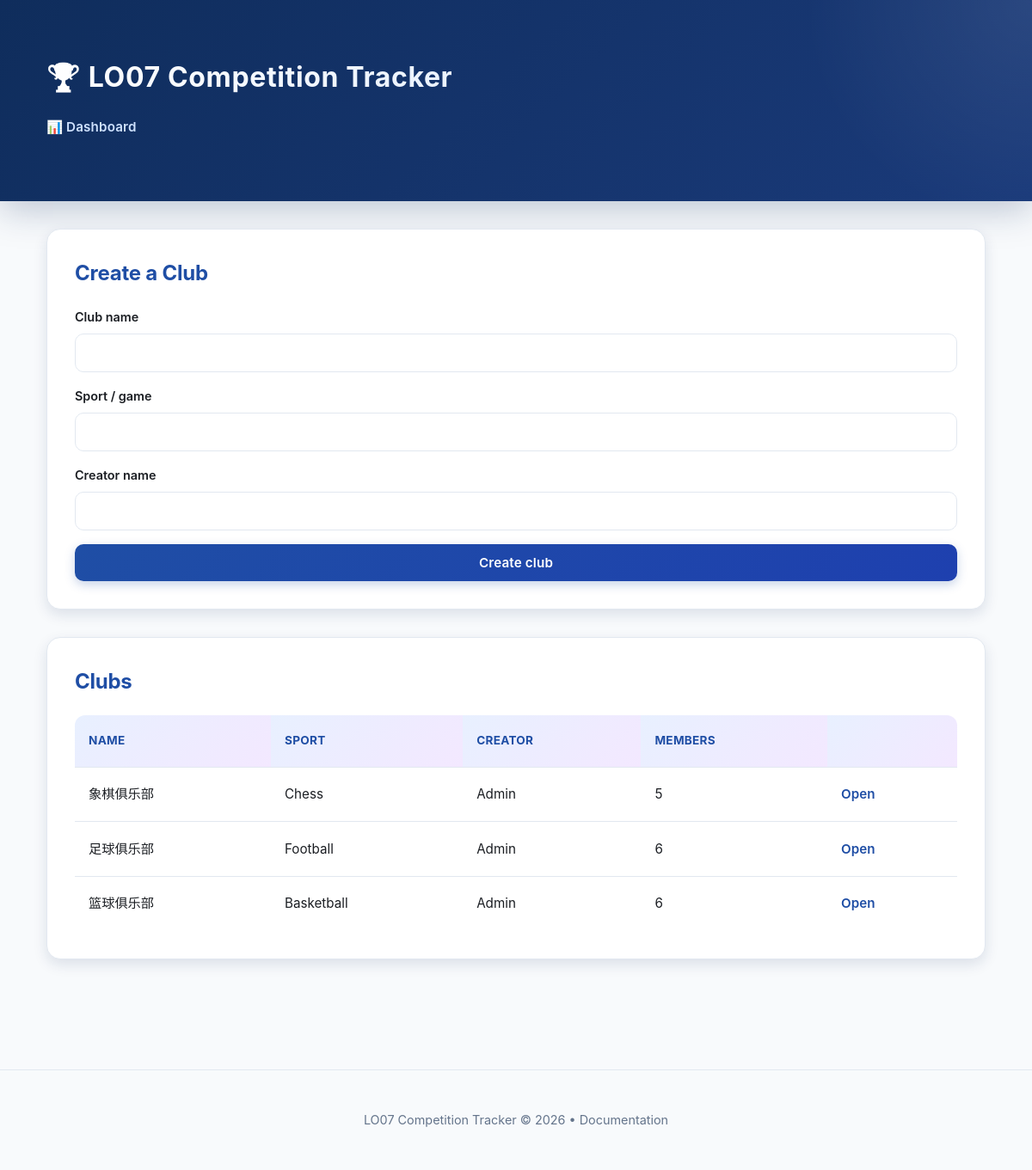
The page / on the database its author committed.
### tables this page shows
CREATE TABLE clubs (
            id INTEGER PRIMARY KEY AUTOINCREMENT,
            name TEXT NOT NULL,
            sport TEXT NOT NULL,
            created_by INTEGER NOT NULL,
            created_at TEXT NOT NULL,
            FOREIGN KEY (created_by) REFERENCES users(id)
        );

### public/index.php (called while the page is built, shortened)
<?php
require __DIR__ . '/../app/bootstrap.php';
$controller = new DashboardController($repo);
$data = $controller->getDashboardData();
$clubs = $data['clubs'];
require __DIR__ . '/../app/views/dashboard.php';
require __DIR__ . '/../app/views/layout.php';

### app/bootstrap.php (called while the page is built, shortened)
<?php
$config = require __DIR__ . '/config/config.php';
require __DIR__ . '/config/db.php';
require __DIR__ . '/models/Repository.php';
require __DIR__ . '/controllers/DashboardController.php';
$db = db_connect($config);
$repo = new Repository($db);

### app/controllers/DashboardController.php (called while the page is built, shortened)
<?php
class DashboardController
{
    private Repository $repo;
    public function __construct(Repository $repo)
    {
        $this->repo = $repo;
    }
    public function getDashboardData(): array
    {
        return [
            'clubs' => $this->repo->listClubs(),
        ];
    }
}

### app/models/Repository.php (called while the page is built, shortened)
<?php
class Repository
{
    private PDO $db;
    public function __construct(PDO $db)
    {
        $this->db = $db;
    }
    public function listClubs(): array
    {
        $stmt = $this->db->query(
            'SELECT c.*, u.username AS creator_name,
                (SELECT COUNT(*) FROM club_members cm WHERE cm.club_id = c.id) AS member_count
             FROM clubs c
             LEFT JOIN users u ON u.id = c.created_by
             ORDER BY c.created_at DESC'
        );
        return $stmt->fetchAll(PDO::FETCH_ASSOC);
    }
}

### app/views/dashboard.php (the view, shortened to what this page needs)
<section class="card">
    <h2>Create a Club</h2>
    <form method="post" class="form-grid">
        <label>
            Club name
            <input type="text" name="club_name" required>
        </label>
        <label>
            Sport / game
            <input type="text" name="sport" required>
        </label>
        <label>
            Creator name
            <input type="text" name="creator_name" required>
        </label>
        <button type="submit">Create club</button>
    </form>
</section>
<section class="card">
    <h2>Clubs</h2>
    <?php if (empty($clubs)) : ?>
        <p>No clubs yet. Create the first one.</p>
    <?php else : ?>
        <div class="table-wrap">
            <table>
                <thead>
                <tr>
                    <th>Name</th>
                    <th>Sport</th>
                    <th>Creator</th>
                    <th>Members</th>
                    <th></th>
                </tr>
                </thead>
                <tbody>
                <?php foreach ($clubs as $club) : ?>
                    <tr>
                        <td><?php echo htmlspecialchars($club['name']); ?></td>
                        <td><?php echo htmlspecialchars($club['sport']); ?></td>
                        <td><?php echo htmlspecialchars($club['creator_name'] ?? ''); ?></td>
                        <td><?php echo (int) $club['member_count']; ?></td>
                        <td><a class="link" href="club.php?club_id=<?php echo (int) $club['id']; ?>">Open</a></td>
                    </tr>
                <?php endforeach; ?>
                </tbody>
            </table>
        </div>
    <?php endif; ?>
</section>

### public/assets/styles.css (style rules this page uses)
:root { --blue: #1f4ea5; --blue-light: #e8f0ff; --green: #1f8f5f; --green-light: #e8f5ef; --red: #c13b2a; --red-light: #ffe8e5; --amber: #d97706; --amber-light: #fef3e2; --purple: #7c3aed; --purple-light: #f3e8ff; --sky: #0284c7; --sky-light: #e0f2fe; --bg: #f8fafc; --bg-dark: #1e293b; --card: #ffffff; --text: #1b1e23; --muted: #64748b; --border: #e2e8f0; --shadow-sm: 0 2px 6px rgba(15, 45, 92, 0.08); --shadow-md: 0 6px 16px rgba(15, 45, 92, 0.12); --shadow-lg: 0 12px 32px rgba(15, 45, 92, 0.15); }
* { box-sizing: border-box; }
body { margin: 0; font-family: -apple-system, BlinkMacSystemFont, "Segoe UI", "Helvetica Neue", sans-serif; color: var(--text); background: var(--bg); line-height: 1.6; }
.card { background: var(--card); border-radius: 16px; padding: 2rem; margin-bottom: 2rem; box-shadow: var(--shadow-md); transition: all 0.3s ease; border: 1px solid var(--border); position: relative; overflow: hidden; }
.card::before { content: ''; position: absolute; top: 0; left: 0; right: 0; height: 4px; background: linear-gradient(90deg, var(--blue), var(--purple), var(--sky)); transform: scaleX(0); transform-origin: left; transition: transform 0.3s ease; }
.card h2 { margin: 0 0 1.2rem; font-size: 1.5rem; color: var(--blue); font-weight: 700; letter-spacing: -0.01em; }
.form-grid { display: grid; gap: 1rem; }
label { display: grid; gap: 0.5rem; font-size: 0.9rem; color: var(--text); font-weight: 600; }
input, select, button { padding: 0.75rem 1rem; border-radius: 10px; border: 1.5px solid var(--border); font-size: 0.95rem; font-family: inherit; transition: all 0.3s ease; }
button { background: linear-gradient(135deg, var(--blue) 0%, #1e40af 100%); color: white; border: none; cursor: pointer; font-weight: 600; letter-spacing: 0.01em; box-shadow: 0 4px 12px rgba(31, 78, 165, 0.25); }
.table-wrap { overflow-x: auto; }
table { width: 100%; border-collapse: collapse; background: var(--card); border-radius: 12px; overflow: hidden; }
th, td { text-align: left; padding: 1.2rem 1rem; border-bottom: 1px solid var(--border); font-size: 0.95rem; line-height: 1.6; }
th { background: linear-gradient(135deg, var(--blue-light) 0%, var(--purple-light) 100%); color: var(--blue); font-weight: 700; letter-spacing: 0.02em; text-transform: uppercase; font-size: 0.85rem; }
tbody tr { transition: all 0.2s ease; }
tbody tr:last-child td { border-bottom: none; }
.link { color: var(--blue); font-weight: 600; text-decoration: none; transition: all 0.2s ease; border-bottom: 2px solid transparent; padding-bottom: 2px; }

### rows shown on the page
clubs: name "象棋俱乐部", sport "Chess", creator_name "Admin", member_count "5"
clubs: name "足球俱乐部", sport "Football", creator_name "Admin", member_count "6"
clubs: name "篮球俱乐部", sport "Basketball", creator_name "Admin", member_count "6"
